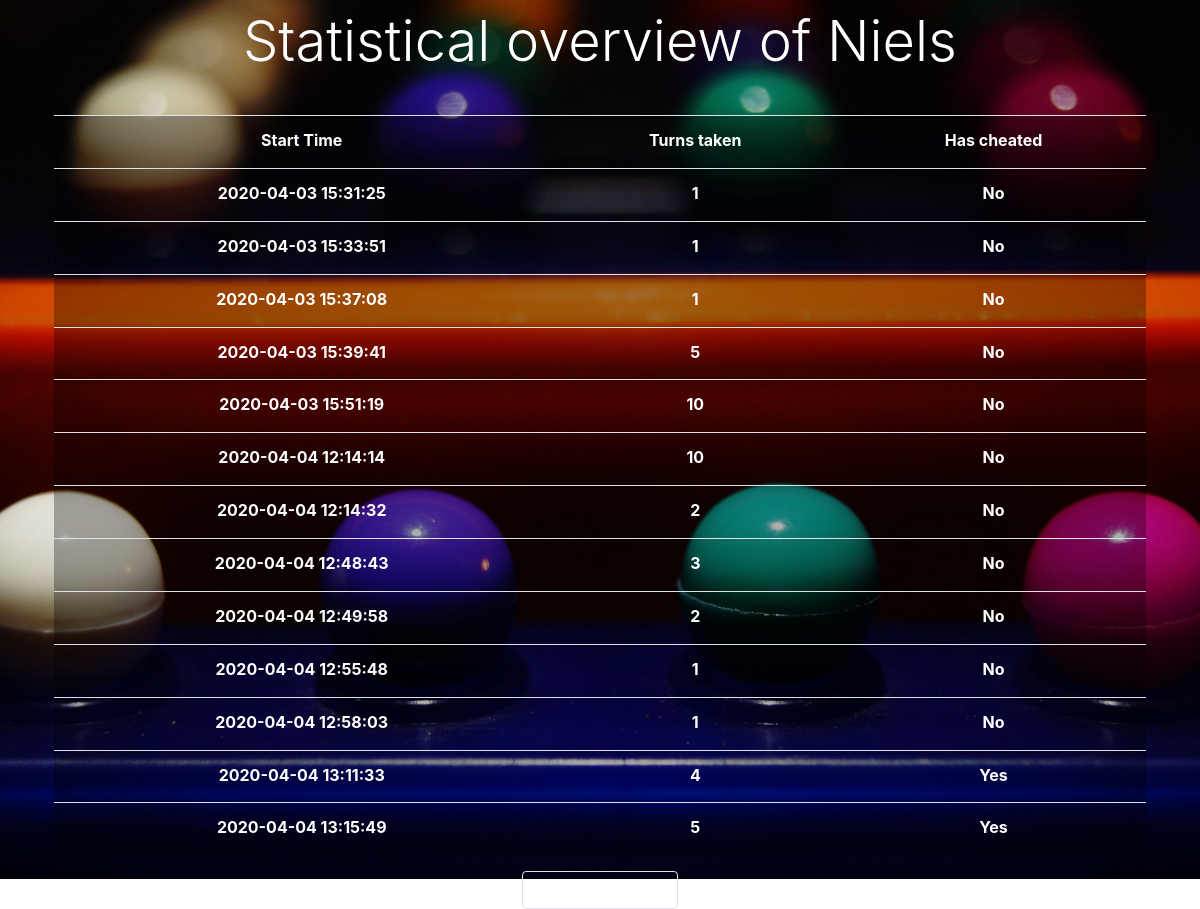
The page /statistics/Niels on the database its author committed.
### tables this page shows
CREATE TABLE `Game` (
  `id` INTEGER PRIMARY KEY AUTOINCREMENT NOT NULL,
  `username` VARCHAR(45) NOT NULL,
  `guess_amount` INTEGER NOT NULL,
  `has_cheated` TINYINT NOT NULL,
  `start_time` DATETIME NOT NULL
);

### Main.py (the view)
@app.route('/statistics/<username>')
def details(username):
    name = str(username)
    rows = controller.get_details_of_player(name)
    return render_template('detailedstatistics.html', name=name, rows=enumerate(rows))

### controllers/MainController.py (called while the page is built)
    def get_details_of_player(self, username):
        db = DB()
        rows = db.query('SELECT start_time, guess_amount, has_cheated from Game where username = ? and guess_amount != 0',
                        (username,))
        db.close()
        return rows

### models/DB.py (called while the page is built)
    def open_db(self):
        self.db = sqlite3.connect(os.path.abspath('./mastermind.db'))
        self.cursor = self.db.cursor()
        self.connected = True

    def query(self, query, bindings=None):
        self.open_db()
        curs = self.db.cursor()
        if bindings:
            curs.execute(query, bindings)
        else:
            curs.execute(query)
        return curs.fetchall()

    def close(self):
        self.db.commit()
        self.db.close()
        self.connected = False

### templates/detailedstatistics.html (shortened to what this page needs)
<!DOCTYPE html>
<html lang="en">
<head>
    <link rel="stylesheet" href="https://stackpath.bootstrapcdn.com/bootstrap/4.3.1/css/bootstrap.min.css"
>
    <link rel="stylesheet" href="{{ url_for('static', filename='css/main.css') }}">
</head>
<body>
<section id="cover" class="min-vh-100">
    <div id="cover-caption">
        <div class="container">
            <h1 class="display-4 py-2 text-truncate text-white text-center">Statistical overview of {{name}}</h1>
            <div class="row text-white">
                <div class="col-xl-12 col-lg-12 col-md-12 col-sm-12 mx-auto text-center form p-4">
                    <table class="table lightdarkbg text-white">
                        <tr>
                            <th>
                                Start Time
                            </th>
                            <th>
                                Turns taken
                            </th>
                            <th>
                                Has cheated
                            </th>
                        </tr>
                        {% for i, row in rows%}
                        <tr class="text-white">
                            <th>
                                {{row[0][:19]}}
                            </th>
                            <th>
                                {{row[1]}}
                            </th>
                            <th>
                                {%if row[2] > 0%}
                                Yes
                                {%else%}
                                No
                                {%endif%}
                            </th>
                        </tr>
                        {% endfor %}
                    </table>
                    <a class="text-decoration-none" href="/statistics">
                        <button class="btn text-white border">
                        </button>
                    </a>
                </div>
            </div>
        </div>
    </div>
</section>
</body>
</html>

### static/css/main.css (style rules this page uses)
#cover { display: flex; flex-direction: column; justify-content: center; align-items: center; position: relative; background: url('/static/images/mastermind_bg.jpg') no-repeat center; background-size: cover; width: 100%; height: 100%; }
#cover-caption { width: 100%; position: relative; z-index: 1; }
.lightdarkbg { content: ''; height: 100%; left: 0; top: 0; width: 100%; background-color: rgba(0, 0, 0, 0.3); z-index: -1; border-radius: 10px; }

### rows shown on the page
Game: start_time "2020-04-03 15:31:25", guess_amount "1", has_cheated "No"
Game: start_time "2020-04-03 15:33:51", guess_amount "1", has_cheated "No"
Game: start_time "2020-04-03 15:37:08", guess_amount "1", has_cheated "No"
Game: start_time "2020-04-03 15:39:41", guess_amount "5", has_cheated "No"
Game: start_time "2020-04-03 15:51:19", guess_amount "10", has_cheated "No"
Game: start_time "2020-04-04 12:14:14", guess_amount "10", has_cheated "No"
Game: start_time "2020-04-04 12:14:32", guess_amount "2", has_cheated "No"
Game: start_time "2020-04-04 12:48:43", guess_amount "3", has_cheated "No"
Game: start_time "2020-04-04 12:49:58", guess_amount "2", has_cheated "No"
Game: start_time "2020-04-04 12:55:48", guess_amount "1", has_cheated "No"
Game: start_time "2020-04-04 12:58:03", guess_amount "1", has_cheated "No"
Game: start_time "2020-04-04 13:11:33", guess_amount "4", has_cheated "Yes"
Game: start_time "2020-04-04 13:15:49", guess_amount "5", has_cheated "Yes"

### other values the page prints
{{ name }} "Niels"
